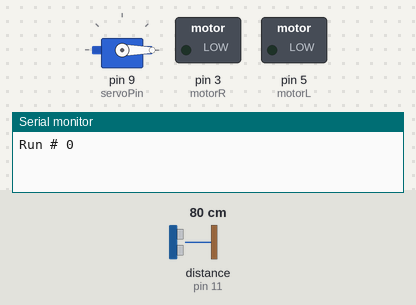
Simulated run of this sketch. Board: Arduino Uno, built with avr-gcc and run on an emulated ATmega328P. Parts: servo, switched loads named in the sketch (green lamp = pin HIGH), the last lines printed to the serial monitor. Inputs (shaded band) come from the test bench; at power-on: distance to the obstacle (sensor on pin 11) 80 cm. The echo pulse lasts 58.3 µs per cm.

Above: at 0.05 s.
At 0.9 s:
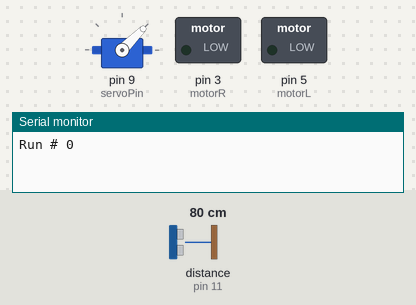
At 1.75 s:
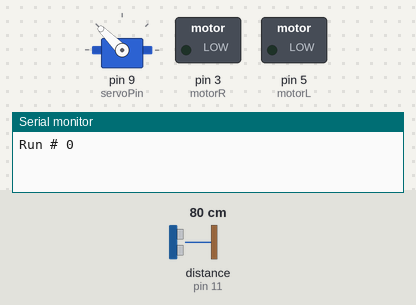
At 3.5 s:
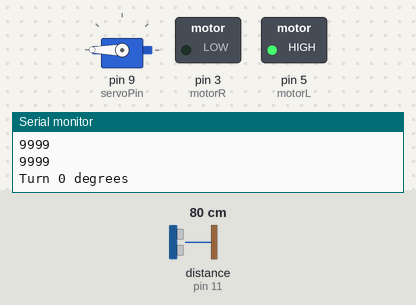
Timing chart, 0 to 8.1 s (numbered marks = the images above):
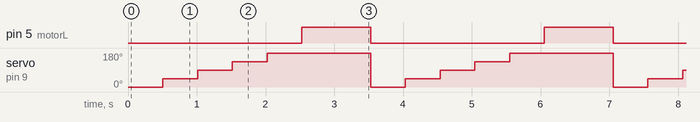

Measured:
- by itself, pin 5 (motorL): alternates HIGH for 1.0 s and LOW for 2.5 s
- by itself, servo on pin 9 (servoPin): repeats every 3.5 s: 90° 0.51 s, 135° 0.51 s, 180° 1.5 s, 0° 0.51 s, 45° 0.51 s

The sketch:

RC-Code.ino
```cpp
#include <NewPing.h>
#include <Servo.h>

#define TRIGGER_PIN  12  // Arduino pin tied to trigger pin on the ultrasonic sensor.
#define ECHO_PIN     11  // Arduino pin tied to echo pin on the ultrasonic sensor.
#define MAX_DISTANCE 200 // Maximum distance we want to ping for (in centimeters). Maximum sensor distance is rated at 400-500cm.

int motorR=3;
int motorL=5;
int servoPin=9;
int pos;
int dist;
const int interval = 1000;
const int E=0;
const int NE=45;
const int N=90;
const int NW=135;
const int W = 180;
int distances[] = {0,0,0,0,0};
int runnum=0;
int max1;

Servo sonarServo;
NewPing sonar(TRIGGER_PIN, ECHO_PIN, MAX_DISTANCE); // NewPing setup of pins and maximum distance.

void setup() {
  Serial.begin(9600);
  pinMode(motorR, OUTPUT);
  pinMode(motorL, OUTPUT);
  sonarServo.attach(servoPin);
  sonarServo.write(90);
}

void loop() {
  int distances[] = {0,0,0,0,0};
  Serial.print("Run # ");
  Serial.println(runnum);
  for (pos = 0; pos <= 4; pos += 1) {
    // Set servo to position either E,NE,N,NW,W
   sonarServo.write(45*pos);
   // Wait for Servo
   delay(500);
   // Ping and save the ping in distances array
   dist = sonar.ping_cm();
   if (dist==0 || dist >50){
      distances[pos]=9999;
   } else {
       distances[pos]=dist;
   }

  }
  for (int i=0; i<= 4; i++){
    Serial.print(distances[i]);
    Serial.println(" ");
   }


  runnum++;
  max1=getIndexOfMaxValue(distances,4);
  Serial.print("Turn ");
  Serial.print(max1*45);
  Serial.println(" degrees");
  move(max1*45);
}

boolean move(int angle){
        digitalWrite(motorL, LOW);
      digitalWrite(motorR, LOW);
  switch(angle){
    case E:
      digitalWrite(motorL, HIGH);
      delay(interval);
      digitalWrite(motorL, LOW);
      break;
    case NE:
      digitalWrite(motorL, HIGH);
      digitalWrite(motorR, HIGH);
      delay(interval/2);
      digitalWrite(motorR, LOW);
      delay(interval/2);
      digitalWrite(motorL, LOW);
      break;
    case N:
      digitalWrite(motorL, HIGH);
      digitalWrite(motorR, HIGH);
      delay(interval);
      digitalWrite(motorL, LOW);
      digitalWrite(motorR, LOW);
      break;
    case NW:
      digitalWrite(motorL, HIGH);
      digitalWrite(motorR, HIGH);
      delay(interval/2);
      digitalWrite(motorL, LOW);
      delay(interval/2);
      digitalWrite(motorR, LOW);
      break;
    case W:
      digitalWrite(motorR, HIGH);
      delay(interval);
      digitalWrite(motorR, LOW);
      break;


  }
}

int getIndexOfMaxValue(int* array, int size){
 int maxIndex = 0;
 int max = array[maxIndex];
 for (int i=0; i<=size; i++){
   if (max<array[i]){
     max = array[i];
     maxIndex = i;
   }
 }
 return maxIndex;
}
```
